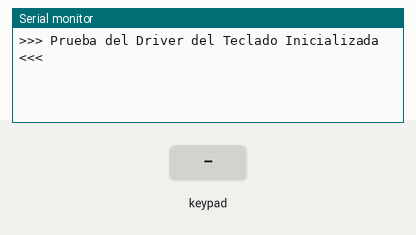
Bench run of a sketch on a simulated ESP32. Shown: the last lines printed to the serial monitor. Wiring (inferred from the names in the program): 4×4 keypad with keys 1 2 3 A 4 5 6 B 7 8 9 C * 0 # D: rows GPIO 19, GPIO 21, GPIO 22, GPIO 23; columns GPIO 25, GPIO 26, GPIO 27, GPIO 33. The test bench sets the inputs (shaded band).

Above: at 1.2 s.
1.3 s: key '1' pressed
At 2.5 s:
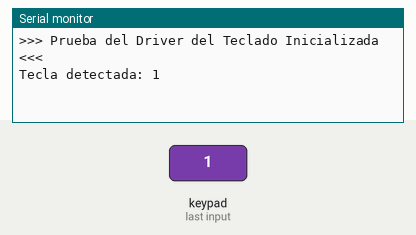
2.8 s: keypad keys 1 2 # pressed 0.4 s apart
At 4.5 s:
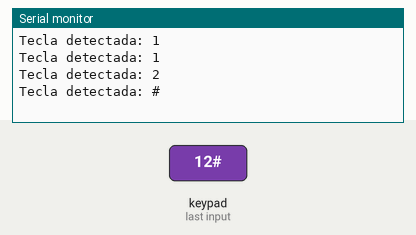
5.5 s: key 'A' pressed
At 5.9 s:
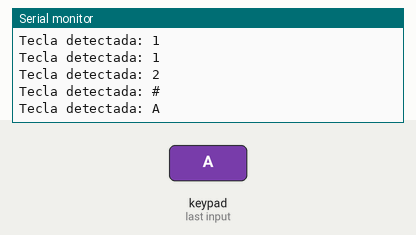
7.0 s: keypad keys 1 2 * pressed 0.4 s apart
At 8.9 s:
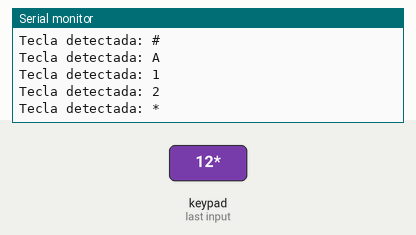
9.7 s: key 'B' pressed
At 10.3 s:
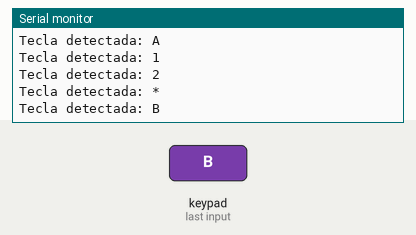
11.2 s: keypad keys 1 2 D pressed 0.4 s apart
At 13.3 s:
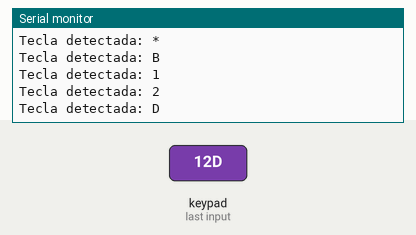

The sketch:

puntob_guia1.ino
```cpp
#include <Arduino.h>

// Directivas #define para asignación de etiquetas de hardware
#define ROW1 19
#define ROW2 21
#define ROW3 22
#define ROW4 23

#define COL1 25
#define COL2 26
#define COL3 27
#define COL4 33

void setup() {
  Serial.begin(115200);

  // Configuración de las filas como salidas digitales
  pinMode(ROW1, OUTPUT); digitalWrite(ROW1, HIGH);
  pinMode(ROW2, OUTPUT); digitalWrite(ROW2, HIGH);
  pinMode(ROW3, OUTPUT); digitalWrite(ROW3, HIGH);
  pinMode(ROW4, OUTPUT); digitalWrite(ROW4, HIGH);

  // Configuración de las columnas como entradas con resistencia Pull-Up
  pinMode(COL1, INPUT_PULLUP);
  pinMode(COL2, INPUT_PULLUP);
  pinMode(COL3, INPUT_PULLUP);
  pinMode(COL4, INPUT_PULLUP);

  Serial.println(">>> Prueba del Driver del Teclado Inicializada <<<");
}

void loop() {
  char tecla = 0;

  // Barrido Fila 1
  digitalWrite(ROW1, LOW); digitalWrite(ROW2, HIGH); digitalWrite(ROW3, HIGH); digitalWrite(ROW4, HIGH);
  if (digitalRead(COL1) == LOW)      tecla = '1';
  else if (digitalRead(COL2) == LOW) tecla = '2';
  else if (digitalRead(COL3) == LOW) tecla = '3';
  else if (digitalRead(COL4) == LOW) tecla = 'A';

  // Barrido Fila 2
  digitalWrite(ROW1, HIGH); digitalWrite(ROW2, LOW); digitalWrite(ROW3, HIGH); digitalWrite(ROW4, HIGH);
  if (digitalRead(COL1) == LOW)      tecla = '4';
  else if (digitalRead(COL2) == LOW) tecla = '5';
  else if (digitalRead(COL3) == LOW) tecla = '6';
  else if (digitalRead(COL4) == LOW) tecla = 'B';

  // Barrido Fila 3
  digitalWrite(ROW1, HIGH); digitalWrite(ROW2, HIGH); digitalWrite(ROW3, LOW); digitalWrite(ROW4, HIGH);
  if (digitalRead(COL1) == LOW)      tecla = '7';
  else if (digitalRead(COL2) == LOW) tecla = '8';
  else if (digitalRead(COL3) == LOW) tecla = '9';
  else if (digitalRead(COL4) == LOW) tecla = 'C';

  // Barrido Fila 4
  digitalWrite(ROW1, HIGH); digitalWrite(ROW2, HIGH); digitalWrite(ROW3, HIGH); digitalWrite(ROW4, LOW);
  if (digitalRead(COL1) == LOW)      tecla = '*';
  else if (digitalRead(COL2) == LOW) tecla = '0';
  else if (digitalRead(COL3) == LOW) tecla = '#';
  else if (digitalRead(COL4) == LOW) tecla = 'D';

  // Reporte en Monitor Serie al presionar una tecla
  if (tecla != 0) {
    Serial.print("Tecla detectada: ");
    Serial.println(tecla);
    delay(250); // Filtro antirrebote por software
  }
}
```

Measured:
- after the input at 1.3 s, the serial monitor: prints a new line at once (image 1)
- after the input at 2.8 s, the serial monitor: prints a new line after 0.40 s (image 2)
- after the input at 5.5 s, the serial monitor: prints a new line at once (image 3)
- after the input at 7.0 s, the serial monitor: prints a new line at once (image 4)
- after the input at 9.7 s, the serial monitor: prints a new line at once (image 5)
- after the input at 11.2 s, the serial monitor: prints a new line at once (image 6)
